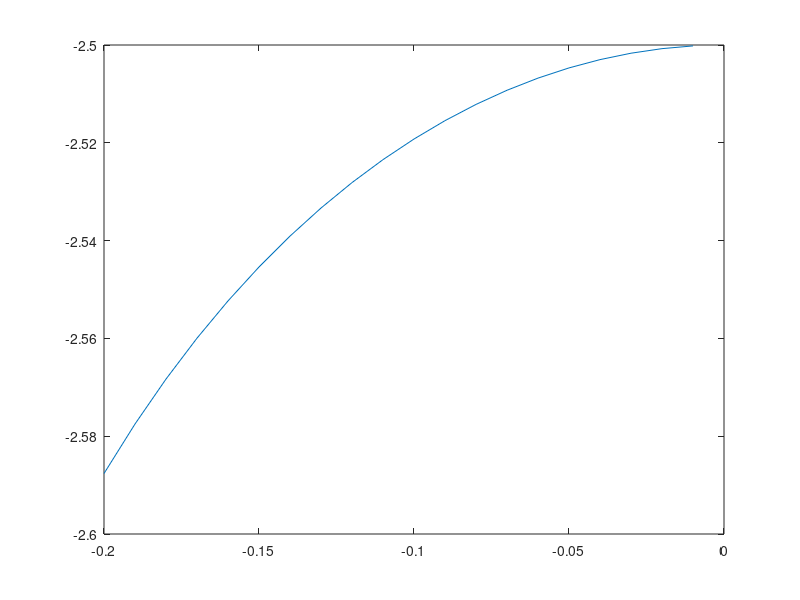

The MATLAB source for this figure:
L1 = 0.3;
M  = 0.2;
L2 = 0.8;
V  = 1; 

R2_f = @(alpha) abs(L1/tan(alpha));
R3_f = @(R2) sqrt(R2^2 + M^2 - L2^2);
beta_f = @(alpha,R2,R3) atan2(M,R2) + atan2(L2,R3);

A_f = @(alpha,beta,psi) (V/L1)*M*(tan(alpha)/L2)*(sin(beta) + cot(psi)*cos(beta));
B_f = @(alpha,beta,psi) (V/L1)*(1/cos(alpha)^2)*(1 - (M/L2)*(cos(beta) - sin(beta)/tan(psi)));


% alpha = 0.000;
% alphas = 0.01:0.01:0.2;
alphas = -0.2:0.01:-0.01;
all_K = zeros(1,length(alphas));

for i = 1:length(alphas)
    alpha = alphas(i);

%     alpha = 0.2
    R2 = R2_f(alpha);
    R3 = R3_f(R2);
    psi = atan2(M,R2);
    
    beta = beta_f(alpha,R2,R3);
    if beta > pi
        beta = -(2*pi - beta);
    elseif beta < -pi
        beta = 2*pi + beta;
    end
    beta = beta*(alpha/abs(alpha));

    
    A = A_f(alpha,beta,psi);
    B = B_f(alpha,beta,psi);
    
    
    Q = 10;
    R = 1;
      
    K  = lqr(A,B,Q,R);
    all_K(i) = K;
end
plot(alphas,all_K)